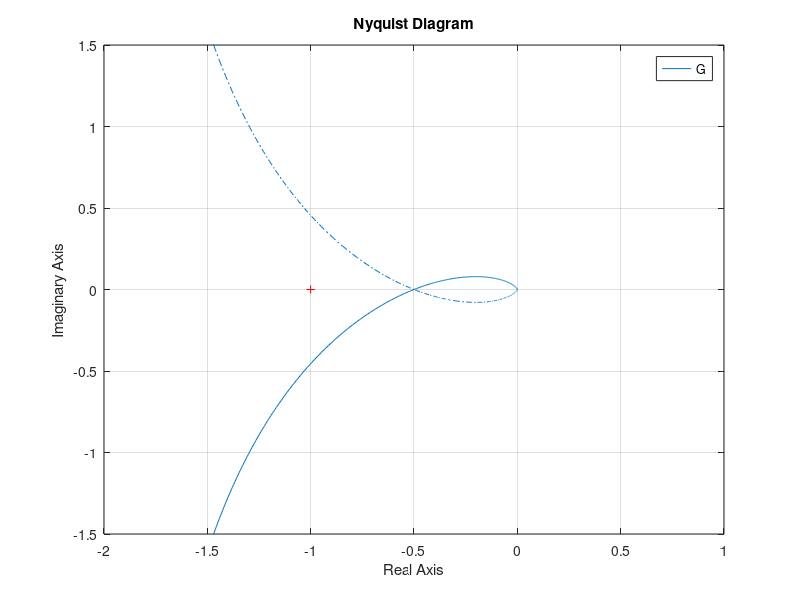

The MATLAB script that drew this image:
%Kriteria nyquist
K = 1; %K = 2; K = 3; 
num = K; den = poly([0 -1 -1]); %(-1^2)
G = tf(num, den)
nyquist(G)
axis([-2 1 -1.5 1.5]) %xmin xmax ymin ymax 